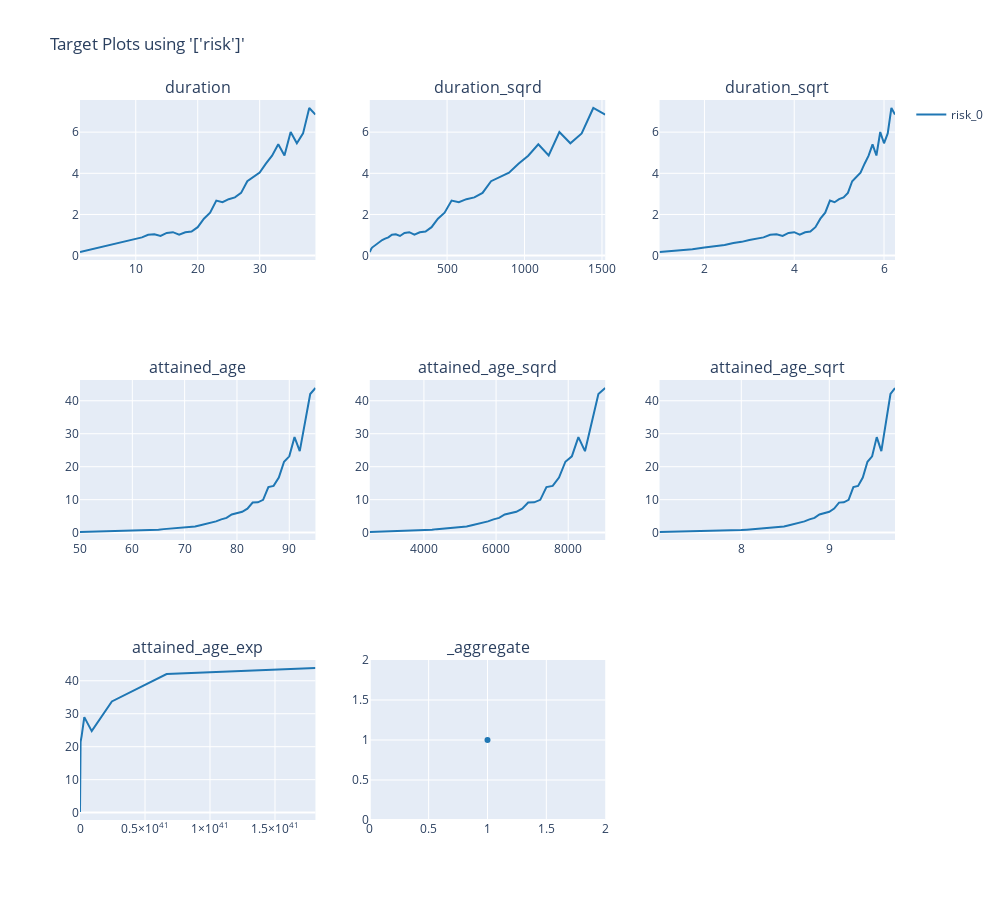

The code cell stored with this chart in its notebook:
### Code cell
charters.target(
    df=model_data,
    target="risk",
    cols=3,
    features=[
        "duration",
        "duration_sqrd",
        "duration_sqrt",
        "attained_age",
        "attained_age_sqrd",
        "attained_age_sqrt",
        "attained_age_exp",
    ],
    numerator=["death_claim_amount"],
    denominator=["amount_exposed"],
).show()

### Figure 1 — Plotly figure (JSON) as saved in the notebook; plotly's stock layout.template omitted (floating-point values rounded to 4 significant figures)
{"data": [{"line": {"color": "#1F77B4"}, "mode": "lines", "name": "risk_0", "showlegend": true, "type": "scatter", "x": [1, 2, 3, 4, 5, 6, 7, 8, 9, 10, 11, 12, 13, 14, 15, 16, 17, 18, 19, 20, 21, 22, 23, 24, 25, 26, 27, 28, 29, 30, 31, 32, 33, 34, 35, 36, 37, 38, 39], "xaxis": "x", "y": [0.1758, 0.2479, 0.3061, 0.3912, 0.4409, 0.5164, 0.6172, 0.6688, 0.7583, 0.8229, 0.8865, 1.015, 1.038, 0.954, 1.103, 1.139, 1.02, 1.136, 1.172, 1.382, 1.796, 2.086, 2.674, 2.593, 2.742, 2.831, 3.047, 3.615, 3.82, 4.031, 4.467, 4.856, 5.407, 4.864, 6.008, 5.458, 5.939, 7.173, 6.852], "yaxis": "y"}, {"line": {"color": "#1F77B4"}, "mode": "lines", "name": "risk_0", "showlegend": false, "type": "scatter", "x": [1, 4, 9, 16, 25, 36, 49, 64, 81, 100, 121, 144, 169, 196, 225, 256, 289, 324, 361, 400, 441, 484, 529, 576, 625, 676, 729, 784, 841, 900, 961, 1024, 1089, 1156, 1225, 1296, 1369, 1444, 1521], "xaxis": "x2", "y": [0.1758, 0.2479, 0.3061, 0.3912, 0.4409, 0.5164, 0.6172, 0.6688, 0.7583, 0.8229, 0.8865, 1.015, 1.038, 0.954, 1.103, 1.139, 1.02, 1.136, 1.172, 1.382, 1.796, 2.086, 2.674, 2.593, 2.742, 2.831, 3.047, 3.615, 3.82, 4.031, 4.467, 4.856, 5.407, 4.864, 6.008, 5.458, 5.939, 7.173, 6.852], "yaxis": "y2"}, {"line": {"color": "#1F77B4"}, "mode": "lines", "name": "risk_0", "showlegend": false, "type": "scatter", "x": [1, 1.414, 1.732, 2, 2.236, 2.449, 2.646, 2.828, 3, 3.162, 3.317, 3.464, 3.606, 3.742, 3.873, 4, 4.123, 4.243, 4.359, 4.472, 4.583, 4.69, 4.796, 4.899, 5, 5.099, 5.196, 5.292, 5.385, 5.477, 5.568, 5.657, 5.745, 5.831, 5.916, 6, 6.083, 6.164, 6.245], "xaxis": "x3", "y": [0.1758, 0.2479, 0.3061, 0.3912, 0.4409, 0.5164, 0.6172, 0.6688, 0.7583, 0.8229, 0.8865, 1.015, 1.038, 0.954, 1.103, 1.139, 1.02, 1.136, 1.172, 1.382, 1.796, 2.086, 2.674, 2.593, 2.742, 2.831, 3.047, 3.615, 3.82, 4.031, 4.467, 4.856, 5.407, 4.864, 6.008, 5.458, 5.939, 7.173, 6.852], "yaxis": "y3"}, {"line": {"color": "#1F77B4"}, "mode": "lines", "name": "risk_0", "showlegend": false, "type": "scatter", "x": [50, 51, 52, 53, 54, 55, 56, 57, 58, 59, 60, 61, 62, 63, 64, 65, 66, 67, 68, 69, 70, 71, 72, 73, 74, 75, 76, 77, 78, 79, 80, 81, 82, 83, 84, 85, 86, 87, 88, 89, 90, 91, 92, 93, 94, 95], "xaxis": "x4", "y": [0.1872, 0.232, 0.2319, 0.2547, 0.2676, 0.274, 0.3148, 0.3192, 0.4275, 0.4819, 0.5505, 0.5827, 0.6445, 0.7486, 0.7623, 0.8943, 1.057, 1.209, 1.304, 1.43, 1.506, 1.77, 1.883, 2.246, 2.569, 3.024, 3.419, 4.017, 4.474, 5.519, 6.012, 6.324, 7.284, 9.106, 9.189, 9.946, 13.83, 14.18, 16.7, 21.5, 23.14, 28.97, 24.71, 33.72, 42.05, 43.87], "yaxis": "y4"}, {"line": {"color": "#1F77B4"}, "mode": "lines", "name": "risk_0", "showlegend": false, "type": "scatter", "x": [2500, 2601, 2704, 2809, 2916, 3025, 3136, 3249, 3364, 3481, 3600, 3721, 3844, 3969, 4096, 4225, 4356, 4489, 4624, 4761, 4900, 5041, 5184, 5329, 5476, 5625, 5776, 5929, 6084, 6241, 6400, 6561, 6724, 6889, 7056, 7225, 7396, 7569, 7744, 7921, 8100, 8281, 8464, 8649, 8836, 9025], "xaxis": "x5", "y": [0.1872, 0.232, 0.2319, 0.2547, 0.2676, 0.274, 0.3148, 0.3192, 0.4275, 0.4819, 0.5505, 0.5827, 0.6445, 0.7486, 0.7623, 0.8943, 1.057, 1.209, 1.304, 1.43, 1.506, 1.77, 1.883, 2.246, 2.569, 3.024, 3.419, 4.017, 4.474, 5.519, 6.012, 6.324, 7.284, 9.106, 9.189, 9.946, 13.83, 14.18, 16.7, 21.5, 23.14, 28.97, 24.71, 33.72, 42.05, 43.87], "yaxis": "y5"}, {"line": {"color": "#1F77B4"}, "mode": "lines", "name": "risk_0", "showlegend": false, "type": "scatter", "x": [7.071, 7.141, 7.211, 7.28, 7.348, 7.416, 7.483, 7.55, 7.616, 7.681, 7.746, 7.81, 7.874, 7.937, 8, 8.062, 8.124, 8.185, 8.246, 8.307, 8.367, 8.426, 8.485, 8.544, 8.602, 8.66, 8.718, 8.775, 8.832, 8.888, 8.944, 9, 9.055, 9.11, 9.165, 9.22, 9.274, 9.327, 9.381, 9.434, 9.487, 9.539, 9.592, 9.644, 9.695, 9.747], "xaxis": "x6", "y": [0.1872, 0.232, 0.2319, 0.2547, 0.2676, 0.274, 0.3148, 0.3192, 0.4275, 0.4819, 0.5505, 0.5827, 0.6445, 0.7486, 0.7623, 0.8943, 1.057, 1.209, 1.304, 1.43, 1.506, 1.77, 1.883, 2.246, 2.569, 3.024, 3.419, 4.017, 4.474, 5.519, 6.012, 6.324, 7.284, 9.106, 9.189, 9.946, 13.83, 14.18, 16.7, 21.5, 23.14, 28.97, 24.71, 33.72, 42.05, 43.87], "yaxis": "y6"}, {"line": {"color": "#1F77B4"}, "mode": "lines", "name": "risk_0", "showlegend": false, "type": "scatter", "x": [5.185e+21, 1.409e+22, 3.831e+22, 1.041e+23, 2.831e+23, 7.695e+23, 2.092e+24, 5.686e+24, 1.546e+25, 4.201e+25, 1.142e+26, 3.104e+26, 8.438e+26, 2.294e+27, 6.235e+27, 1.695e+28, 4.607e+28, 1.252e+29, 3.404e+29, 9.254e+29, 2.515e+30, 6.838e+30, 1.859e+31, 5.052e+31, 1.373e+32, 3.733e+32, 1.015e+33, 2.759e+33, 7.498e+33, 2.038e+34, 5.541e+34, 1.506e+35, 4.094e+35, 1.113e+36, 3.025e+36, 8.223e+36, 2.235e+37, 6.076e+37, 1.652e+38, 4.49e+38, 1.22e+39, 3.317e+39, 9.018e+39, 2.451e+40, 6.663e+40, 1.811e+41], "xaxis": "x7", "y": [0.1872, 0.232, 0.2319, 0.2547, 0.2676, 0.274, 0.3148, 0.3192, 0.4275, 0.4819, 0.5505, 0.5827, 0.6445, 0.7486, 0.7623, 0.8943, 1.057, 1.209, 1.304, 1.43, 1.506, 1.77, 1.883, 2.246, 2.569, 3.024, 3.419, 4.017, 4.474, 5.519, 6.012, 6.324, 7.284, 9.106, 9.189, 9.946, 13.83, 14.18, 16.7, 21.5, 23.14, 28.97, 24.71, 33.72, 42.05, 43.87], "yaxis": "y7"}, {"line": {"color": "#1F77B4"}, "mode": "markers", "name": "risk_0", "showlegend": false, "type": "scatter", "x": [1], "xaxis": "x8", "y": [1.0], "yaxis": "y8"}], "layout": {"annotations": [{"font": {"size": 16}, "showarrow": false, "text": "duration", "x": 0.1444, "xanchor": "center", "xref": "paper", "y": 1, "yanchor": "bottom", "yref": "paper"}, {"font": {"size": 16}, "showarrow": false, "text": "duration_sqrd", "x": 0.5, "xanchor": "center", "xref": "paper", "y": 1, "yanchor": "bottom", "yref": "paper"}, {"font": {"size": 16}, "showarrow": false, "text": "duration_sqrt", "x": 0.8556, "xanchor": "center", "xref": "paper", "y": 1, "yanchor": "bottom", "yref": "paper"}, {"font": {"size": 16}, "showarrow": false, "text": "attained_age", "x": 0.1444, "xanchor": "center", "xref": "paper", "y": 0.6111, "yanchor": "bottom", "yref": "paper"}, {"font": {"size": 16}, "showarrow": false, "text": "attained_age_sqrd", "x": 0.5, "xanchor": "center", "xref": "paper", "y": 0.6111, "yanchor": "bottom", "yref": "paper"}, {"font": {"size": 16}, "showarrow": false, "text": "attained_age_sqrt", "x": 0.8556, "xanchor": "center", "xref": "paper", "y": 0.6111, "yanchor": "bottom", "yref": "paper"}, {"font": {"size": 16}, "showarrow": false, "text": "attained_age_exp", "x": 0.1444, "xanchor": "center", "xref": "paper", "y": 0.2222, "yanchor": "bottom", "yref": "paper"}, {"font": {"size": 16}, "showarrow": false, "text": "_aggregate", "x": 0.5, "xanchor": "center", "xref": "paper", "y": 0.2222, "yanchor": "bottom", "yref": "paper"}], "height": 900, "title": {"text": "Target Plots using '['risk']'"}, "width": 1000, "xaxis": {"anchor": "y", "autorange": true, "domain": [0, 0.2889], "range": [1, 39], "type": "linear"}, "xaxis2": {"anchor": "y2", "autorange": true, "domain": [0.3556, 0.6444], "range": [1, 1521], "type": "linear"}, "xaxis3": {"anchor": "y3", "autorange": true, "domain": [0.7111, 1], "range": [1, 6.245], "type": "linear"}, "xaxis4": {"anchor": "y4", "autorange": true, "domain": [0, 0.2889], "range": [50, 95], "type": "linear"}, "xaxis5": {"anchor": "y5", "autorange": true, "domain": [0.3556, 0.6444], "range": [2500, 9025], "type": "linear"}, "xaxis6": {"anchor": "y6", "autorange": true, "domain": [0.7111, 1], "range": [7.071, 9.747], "type": "linear"}, "xaxis7": {"anchor": "y7", "autorange": true, "domain": [0, 0.2889], "range": [5.185e+21, 1.811e+41], "type": "linear"}, "xaxis8": {"anchor": "y8", "autorange": true, "domain": [0.3556, 0.6444], "range": [0, 2], "type": "linear"}, "xaxis9": {"anchor": "y9", "domain": [0.7111, 1]}, "yaxis": {"anchor": "x", "autorange": true, "domain": [0.7778, 1], "range": [-0.2129, 7.561], "type": "linear"}, "yaxis2": {"anchor": "x2", "autorange": true, "domain": [0.7778, 1], "range": [-0.2129, 7.561], "type": "linear"}, "yaxis3": {"anchor": "x3", "autorange": true, "domain": [0.7778, 1], "range": [-0.2129, 7.561], "type": "linear"}, "yaxis4": {"anchor": "x4", "autorange": true, "domain": [0.3889, 0.6111], "range": [-2.24, 46.3], "type": "linear"}, "yaxis5": {"anchor": "x5", "autorange": true, "domain": [0.3889, 0.6111], "range": [-2.24, 46.3], "type": "linear"}, "yaxis6": {"anchor": "x6", "autorange": true, "domain": [0.3889, 0.6111], "range": [-2.24, 46.3], "type": "linear"}, "yaxis7": {"anchor": "x7", "autorange": true, "domain": [0, 0.2222], "range": [-2.24, 46.3], "type": "linear"}, "yaxis8": {"anchor": "x8", "autorange": true, "domain": [0, 0.2222], "range": [-2.22e-16, 2.0], "type": "linear"}, "yaxis9": {"anchor": "x9", "domain": [0, 0.2222]}}}
